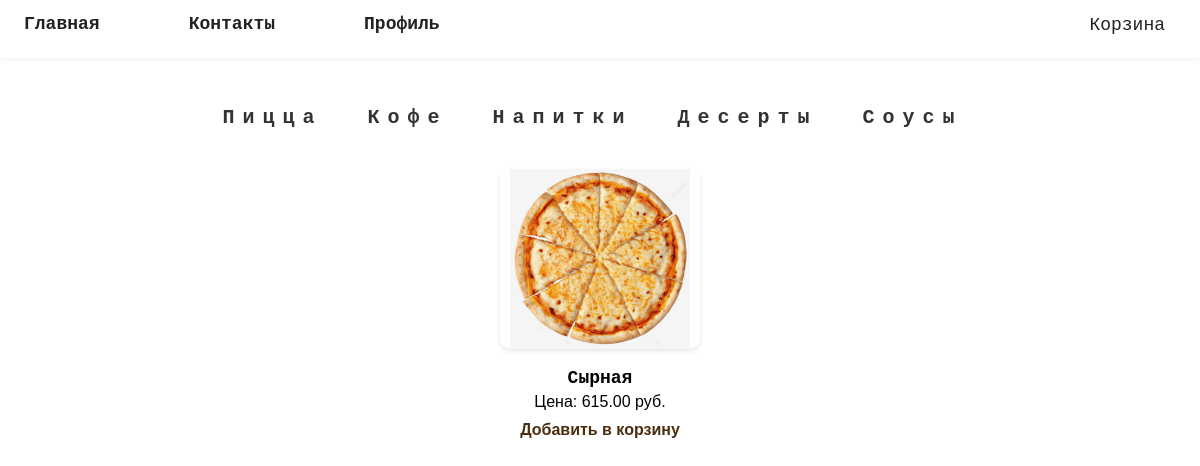
/pizza/ (signed in), run on the app's committed database.
### main/models.py (models this page shows, shortened)
class Product(models.Model):
    name = models.CharField(max_length=70)
    price = models.DecimalField(max_digits=10, decimal_places=2)
    description = models.TextField(max_length=120)
    category = models.ForeignKey(Category, on_delete=models.CASCADE)
    image = models.ImageField(upload_to='products/', blank=True, null=True)
    class Meta:
        verbose_name = 'Продукт'
        verbose_name_plural = 'Продукты'

### main/views.py (the view)
# urls.py: path('pizza/', views.pizza, name='pizza'),
def pizza(request):
    products = Product.objects.filter(category=3)
    data = {
        'products': products,
    }
    return render(request, 'main/index.html', data)

### templates/main/index.html (shortened to what this page needs)
{% extends "_base.html" %}
{% load static %}
{% block content %}
<div class="categories">
    <a href="{% url 'pizza' %}">Пицца</a>
    <a href="{% url 'coffe' %}">Кофе</a>
    <a href="{% url 'drinks' %}">Напитки</a>
    <a href="{% url 'desserts' %}">Десерты</a>
    <a href="{% url 'sauce' %}">Соусы</a>
</div>
<div class="products">
    {% for product in products %}
        <div class="product">
            <img src="{{product.image.url}}">
            <h3>{{ product.name }}</h3>
            <p>Цена: {{ product.price }} руб.</p>
            <form action="{% url 'add_to_cart' product.id %}" method="post">
                <button>Добавить в корзину</button>
            </form>
        </div>
    {% endfor %}
</div>
{% endblock %}

### static/css/style.css (style rules this page uses)
body { margin: 0; padding: 0; }
.categories { display: flex; justify-content: center; gap: 30px; margin: 4% 0 30px; }
.categories a { letter-spacing: 8px; font-size: 20px; font-family: "Courier New", monospace; color: #333; }
.products { display: grid; grid-template-columns: repeat(auto-fill, minmax(200px, 1fr)); justify-items: center; gap: 40px; padding: 0 40px 60px; }
.product { text-align: center; max-width: 200px; padding: 10px; transition: transform 0.2s ease; }
.product img { width: 100%; max-height: 180px; object-fit: contain; margin-bottom: 10px; }
.product h3 { font-family: "Courier New", monospace; font-size: 18px; margin: 5px 0; }
.product p { margin: 5px 0; font-size: 16px; }
.product form button { background: none; border: none; color: #4B2E0F ; cursor: pointer; font-weight: bold; font-size: 16px; padding: 5px; }
.products { display: flex; flex-wrap: wrap; justify-content: center; gap: 40px; margin-top: 30px; }
.product { width: 220px; text-align: center; font-family: sans-serif; }
.product img { width: 200px; height: 200px; object-fit: contain; border-radius: 10px; box-shadow: 0 2px 5px rgba(0,0,0,0.1); transition: transform 0.3s ease; }
a { color: #E07B39; text-decoration: none; font-weight: bold; margin-right: 15px; }

### data on the page
Product: image (picture), name "Сырная", price "615.00"
